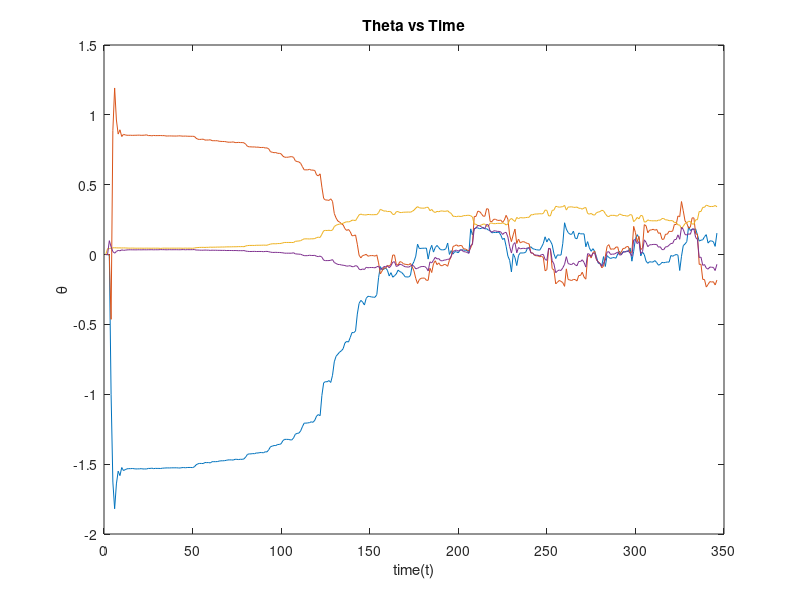
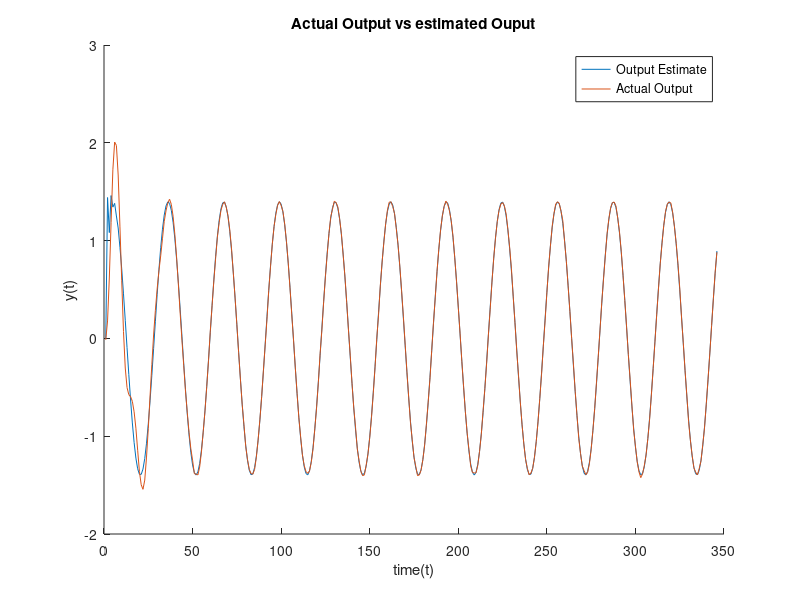

Here is the MATLAB script that generated these plots, in order:
Na = 2;%number of Y values
Nb = 2;%number of u values
LN = 10000000;
%[B,A] = dord2;
%num = B;
%den = A;
num = [0 0.0416 0.0395];
den = [1 -1.5363 0.8607];
u = 5 * sin(1:.2:70);
noise = 0.01*randn(size(u)); %Change the varience in order to change nouse level, overall noise model should be 0 mean.
%noise =0.1*rand(size(u)); %Use rand as varience not set to 1, 
y = filter(num, den, u) + noise;

theta_nminus1=zeros(Na+Nb,1); % Initialise the estimate of theta to zero --> Matrix of zeros
P_nminus1=LN.*eye(Na+Nb);	 % Initialise P where LN is a large number --> Data 
%Lambda = 1; %Initalise lambda, set to 1 for non-forgetting
Lambda = 0.95; %Initaluse lambda set to 0.95 for forgetting
Theta=[]; % history of theta starts here
% Step through data and for each new point generate a new estimate
for n=1:length(y) % Change 10 to length(y) once you have the code working
% set py to the previous Na y values
  py=zeros(1,Na);
  for i=n-1:-1:n-Na
    if i>0 py(n-i)=y(i);   end
  end
% set pu to the previous Nb u values
  pu=zeros(1,Nb);
  for i=n-1:-1:n-Nb
    if i>0 pu(n-i)=u(i);   end
  end
% Construct varphi from py' and pu'
varphi=[-py';pu']; %Combining py and pu
% Use varphi(n), y(n) theta(n-1) and P(n-1) to iterate the next estimate
epsilon = y(n) - varphi' * theta_nminus1;
P = (1/Lambda)*(P_nminus1 - ((P_nminus1* varphi* varphi'* P_nminus1)/(Lambda + varphi'* P_nminus1* varphi)));
K =  P * varphi; 
theta = theta_nminus1 + K*epsilon;
% get ready for the new iteration
  theta_nminus1=theta;
  P_nminus1=P;
  Theta=[Theta; theta']
end % and so it ends
% If you have recorded parameter evolution you can plot with

%Geterate the estimate model output
yfit = filter([0 theta(3) theta(4)], [1 theta(1) theta(2)], u);

%hold on;
figure('Name', 'Parameter Evolution ')
plot(Theta)
title('Theta vs Time')
xlabel('time(t)')
ylabel('\theta')
%title('

%Plot the input and estimate on same graph to compare
figure('Name', 'Actual Output vs estimated Ouput')
hold on;
plot(yfit);
plot(y)
legend('Output Estimate', 'Actual Output') 
hold off
title('Actual Output vs estimated Ouput')
xlabel('time(t)')
ylabel('y(t)')

